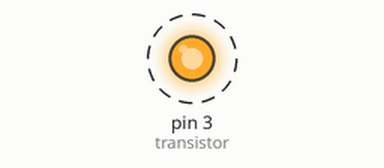
Bench run of a sketch on a simulated Arduino Uno, built with avr-gcc and run on an emulated ATmega328P. Shown: output pins drawn as LEDs (lit = HIGH). Dashed ring = blinking.

Above: at 0.5 s.
Timing chart, 0 to 4.6 s (numbered marks = the images above):
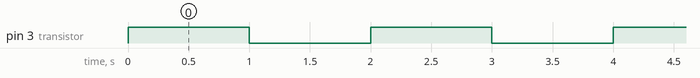

The sketch:

Transistor_Lightbulb.ino
```cpp
#define transistor 3

void setup() {
  pinMode(transistor, OUTPUT);
}

void loop() {
  digitalWrite(transistor, HIGH);
  delay(1000);
  digitalWrite(transistor, LOW);
  delay(1000);
}
```

Measured:
- by itself, pin 3 (transistor): alternates HIGH for 1.0 s and LOW for 1.0 s
